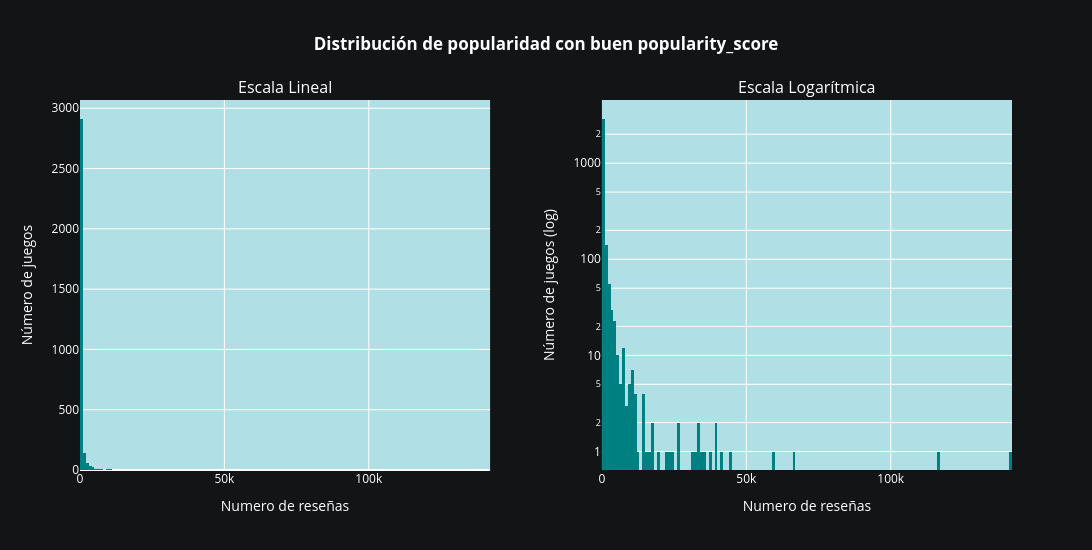

Here is the notebook cell this chart was saved with:
### Markdown cell above
Podemos intentar ver si hay algún cambio al quedarnos solo con los videos que tienen un popularity score mayor a 0.5, esto quiere decir que la métrica obtenida procesando con PCA la información de YouTube (visualizaciones, likes, comentarios...) indica que el juego tiene algo de impacto mediático.

### Code cell
df_clean2 = df[df["yt_score"] >= 0.5]
muestra_data(df_clean2, "con buen popularity_score")

### Figure 1 — Plotly figure (JSON) as saved in the notebook; plotly's stock layout.template omitted (floating-point values rounded to 4 significant figures; data arrays with more than 128 entries replaced by an {"elided": "..."} marker saying what was removed)
{"data": [{"marker": {"color": "teal"}, "nbinsx": 200, "showlegend": false, "type": "histogram", "x": {"elided": "3241 int values"}, "xaxis": "x", "yaxis": "y"}, {"marker": {"color": "teal"}, "nbinsx": 200, "showlegend": false, "type": "histogram", "x": {"elided": "3241 int values"}, "xaxis": "x2", "yaxis": "y2"}], "layout": {"annotations": [{"font": {"size": 16}, "showarrow": false, "text": "Escala Lineal", "x": 0.22, "xanchor": "center", "xref": "paper", "y": 1, "yanchor": "bottom", "yref": "paper"}, {"font": {"size": 16}, "showarrow": false, "text": "Escala Logarítmica", "x": 0.78, "xanchor": "center", "xref": "paper", "y": 1, "yanchor": "bottom", "yref": "paper"}], "font": {"color": "white"}, "height": 550, "paper_bgcolor": "#131416", "plot_bgcolor": "powderblue", "title": {"text": "<b>Distribución de popularidad con buen popularity_score</b>", "x": 0.5, "xanchor": "center"}, "width": 1100, "xaxis": {"anchor": "y", "domain": [0, 0.44], "gridcolor": "white", "tickfont": {"color": "white"}, "title": {"text": "Numero de reseñas"}}, "xaxis2": {"anchor": "y2", "domain": [0.56, 1], "gridcolor": "white", "tickfont": {"color": "white"}, "title": {"text": "Numero de reseñas"}}, "yaxis": {"anchor": "x", "domain": [0, 1], "gridcolor": "white", "tickfont": {"color": "white"}, "title": {"text": "Número de juegos"}}, "yaxis2": {"anchor": "x2", "domain": [0, 1], "gridcolor": "white", "tickfont": {"color": "white"}, "title": {"text": "Número de juegos (log)"}, "type": "log"}}}
